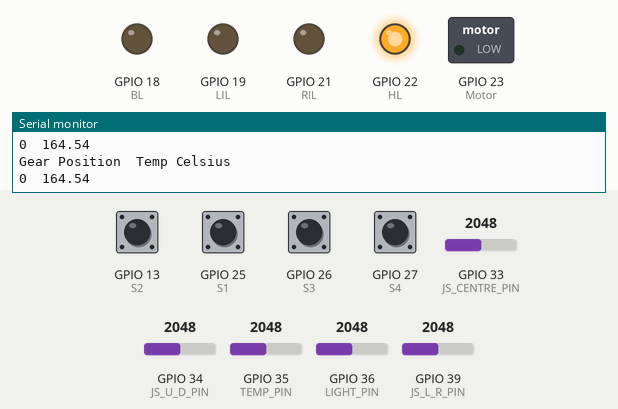
Simulated run of this program. Board: ESP32. On the bench: switched loads named in the program (green lamp = pin HIGH), output pins drawn as LEDs (lit = HIGH), the last lines printed to the serial monitor. The inputs (shaded band) are chosen by the test bench; at power-on: GPIO 13 (S2), GPIO 25 (S1), GPIO 26 (S3), GPIO 27 (S4) HIGH, GPIO 34 (JS_U_D_PIN) = 2048, GPIO 36 (LIGHT_PIN) = 2048, GPIO 33 (JS_CENTRE_PIN) = 2048, GPIO 35 (TEMP_PIN) = 2048, GPIO 39 (JS_L_R_PIN) = 2048.

Above: at 1.2 s.
1.3 s: GPIO 34 (JS_U_D_PIN) set to 2176
4.3 s: GPIO 34 (JS_U_D_PIN) set to 2260
At 5.5 s:
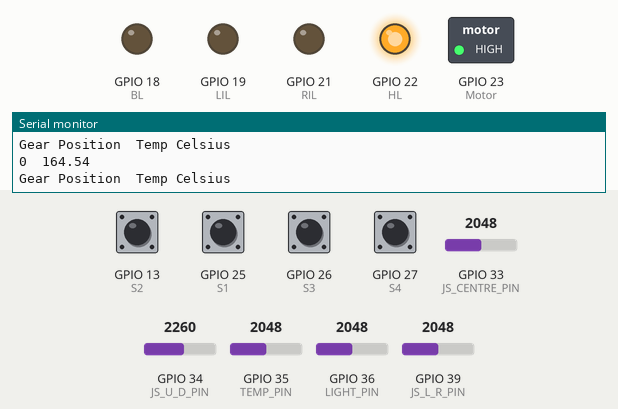
5.8 s: GPIO 36 (LIGHT_PIN) set to 935
8.8 s: GPIO 36 (LIGHT_PIN) set to 833
At 9.4 s:
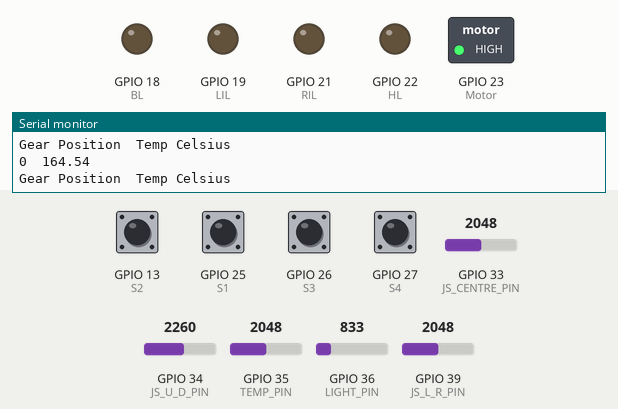
10.3 s: GPIO 13 (S2) pulled LOW for 0.15 s
12.0 s: GPIO 27 (S4) pulled LOW for 0.15 s
Timing chart, 0 to 14.7 s (numbered marks = the images above; inputs shaded):
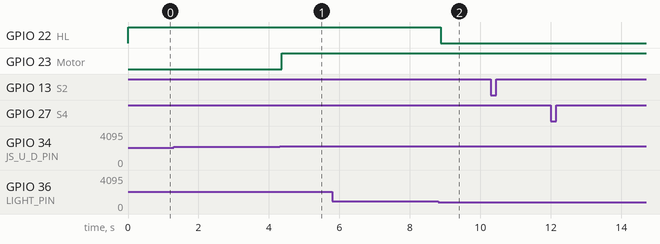

Measured:
- the behaviour switches between 2206 and 2207 on GPIO 34 (JS_U_D_PIN) (found by bisection; images 0 and 1)
- the behaviour switches between 885 and 884 on GPIO 36 (LIGHT_PIN) (found by bisection; images 1 and 2)
- after the input at 4.3 s, GPIO 23 (Motor): LOW → HIGH after 0.06 s
- after the input at 8.8 s, GPIO 22 (HL): HIGH → LOW after 0.07 s

The program:

main.cpp
```cpp
/*
  EV Controller Interface - ESP32 port of my MSP430 (Energia) firmware.cpp

  Board:    ESP32-WROVER-E DevKit (DevKitC-VE)
  Build:    PlatformIO in VS Code or Cursor (see README.md in this folder)

  The logic is the same as the MSP430 version. Each change for the ESP32 is
  marked "ESP32:" with the reason, and each pin #define notes the MSP430 pin it
  replaces. Everything else is unchanged.
  Ideas for improving the logic are in SUGGESTED_IMPROVEMENTS.md (not applied).
*/

#include <Arduino.h>  // ESP32: PlatformIO needs this in a .cpp file (Energia added it for you)

#define RIL 21  //define GPIO21 as right indicator light (MSP430: P2.0)

#define LIL 19  //define GPIO19 as left indicator light (MSP430: P2.1)

#define S1 25 //define GPIO25 as switch 1 (MSP430: P2.2)

#define S3 26 //define GPIO26 as switch 3 (MSP430: P2.3)

#define S4 27 //define GPIO27 as switch 4 (MSP430: P2.4)

#define S2 13 //define GPIO13 as switch 2 (MSP430: P2.5)

#define Motor 23  //define GPIO23 as the motor (MSP430: P1.6)

#define BL 18 //define GPIO18 as the brakelight (MSP430: P2.6)

#define HL 22 //define GPIO22 as headlight (MSP430: P2.7)

// ESP32: on the ESP32 the names A0, A3, A4... point at different pins than on the
// MSP430, so the analog inputs get their own names. All are on ADC1 (GPIO32-39).

#define JS_CENTRE_PIN 33  //joystick centre button (MSP430: A3 / P1.3)

#define JS_U_D_PIN 34  //joystick up and down (MSP430: A4 / P1.4)

#define JS_L_R_PIN 39  //joystick left and right (MSP430: A5 / P1.5)

#define LIGHT_PIN 36  //light sensor LDR (MSP430: A0 / P1.0)

#define TEMP_PIN 35  //temperature sensor LM35 (MSP430: A7 / P1.7)

// ESP32: the MSP430 ADC gives 0-1023 for 0-3.3 V. The ESP32 ADC is 12 bit and not
// straight-line, so read the calibrated millivolts and scale them to the same
// 0-1023 range. That keeps every number below (550, 500, 220, 0.322) the same.

int analogRead10(int pin) {

  if (analogRead(pin) == 0) {  // below about 0.1 V: the ESP32 can't measure this low,

    return 0;                  // so report 0 like the MSP430 did

  }

  long counts = analogReadMilliVolts(pin) * 1023L / 3300;  // mV -> 0..1023 like the MSP430

  if (counts > 1023) {  // never above the MSP430's maximum

    counts = 1023;

  }

  return (int)counts;  // the reading on the MSP430's 0-1023 scale

}

int gearPos = 0;  //integer for gear position

int displayValue[4] = {1, 6, 8, 48}; //array for indicators, and light on the 7seg

void setup() {

  Serial.begin(9600); // set baud rate

  // analogReference(DEFAULT); // ESP32: not available (and not needed): the ESP32 reads 0-3.3 V already

  pinMode(RIL, OUTPUT); //set pins to output

  pinMode(LIL, OUTPUT); //set pins to output

  pinMode(HL, OUTPUT); //set pins to output

  pinMode(BL, OUTPUT); //set pins to output

  pinMode(Motor, OUTPUT);  // set P1.6 to output

  // ESP32: the MSP430 for loop used Energia pin numbers 10-13 (P2.2-P2.5). On the ESP32
  // those numbers are different pins (GPIO10-11 are wired to the flash chip), so each
  // switch pin is set on its own instead.

  pinMode(S1, INPUT_PULLUP);  //set switch pins to input pullup

  pinMode(S2, INPUT_PULLUP);  //set switch pins to input pullup

  pinMode(S3, INPUT_PULLUP);  //set switch pins to input pullup

  pinMode(S4, INPUT_PULLUP);  //set switch pins to input pullup

}

void loop() {

  int JS_Centre = analogRead10(JS_CENTRE_PIN); // assign the input from the joystick centre button

  int JS_U_D = analogRead10(JS_U_D_PIN); // assign the up and down inputs from the joystick

  int JS_L_R = analogRead10(JS_L_R_PIN); // assign the left and right inputs from the joystick

  int lightSensor = analogRead10(LIGHT_PIN); // assign the lightsensor value

  int tempSensor = analogRead10(TEMP_PIN); // assign the temperature value

  //Serial.print("JS_Centre");  //print the value to the monitor

  //Serial.print("\t");  //print the value to the monitor

  //Serial.print("JS_U_D");  //print the value to the monitor

  // Serial.print("\t");  //print the value to the monitor

  // Serial.print("JS_L_R");//print the value to the monitor

  // Serial.print("\t");  //print the value to the monitor

  // Serial.print("lightSensor");//print the value to the monitor

  // Serial.print("\t");  //print the value to the monitor

  Serial.print("Gear Position");

  Serial.print("\t");  //print the value to the monitor

  float Temp = tempSensor * 0.322;  //convert the pwm value from the tempsensor to celsius

  Serial.println("Temp Celsius");//print the value to the monitor

  //  Serial.print(JS_Centre);  //print the value to the monitor

  //  Serial.print("\t");  //print the value to the monitor

  //  Serial.print(JS_U_D);  //print the value to the monitor

  // Serial.print("\t");  //print the value to the monitor

  //  Serial.print(JS_L_R);//print the value to the monitor

  //  Serial.print("\t");  //print the value to the monitor

  //  Serial.print(lightSensor);  //print the value to the monitor

  Serial.print(gearPos);

  Serial.print("\t");  //print the value to the monitor

  Serial.println(Temp);  //print the value to the monitor

  if (JS_U_D > 550) { //control the motor using the inputs from the joystick

    analogWrite(Motor, JS_U_D );

  } else {

    analogWrite(Motor, 0);

  }

  if (JS_U_D < 500) {

    analogWrite(BL, JS_U_D);

  } else {

    analogWrite(BL, 0);

  }

  if (lightSensor > 220) {  //controlling the headlight using the lightsensor

    digitalWrite(HL, HIGH);

  } else {

    digitalWrite(HL, LOW);

  }

  if (digitalRead(S2) == LOW) { //controlling the right indicator using switch S2

    delay(250);   //debounce

    digitalWrite(RIL, HIGH);

  } else {

    digitalWrite(RIL, LOW);

  }

  if (digitalRead(S4) == LOW) { //controlling the left indicator using switch S4

    delay(250);

    digitalWrite(LIL, HIGH);

  } else {

    digitalWrite(LIL, LOW);

  }

  if (digitalRead(S1) == LOW) { //change gear position up using S1

    delay(250); //debounce delay

    gearPos++;//increment

  if (gearPos>4){

    gearPos = 0;

  }

  }

  if (digitalRead(S3) == LOW) { //change gear position down using S3

    delay(250); //debounce delay

    gearPos--;//increment

  if (gearPos<0){

    gearPos = 0;

  }

  }

}  
```
